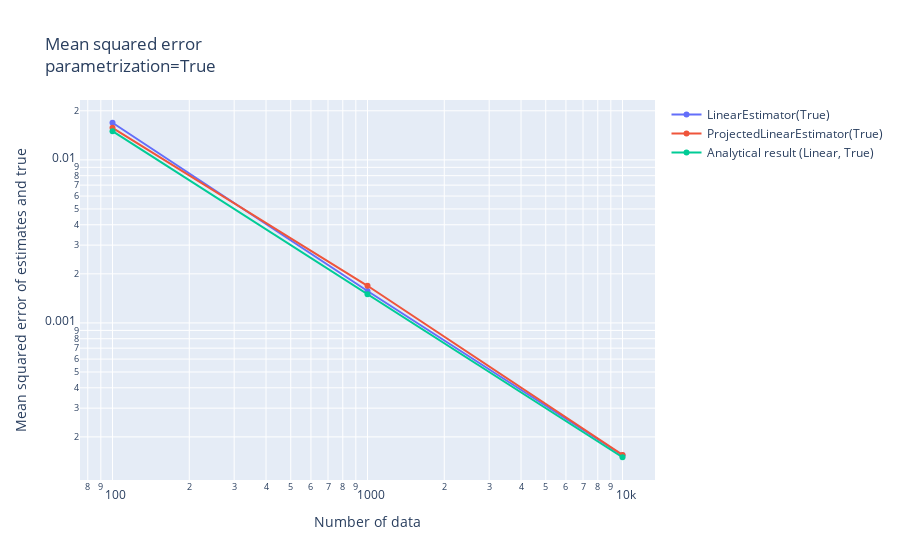

Notebook source saved alongside this figure:
### Code cell
figs = make_mses_graphs_para(estimation_results_list[0], case_names)
figs[0].show()

### Figure 1 — Plotly figure (JSON) as saved in the notebook; plotly's stock layout.template omitted (floating-point values rounded to 4 significant figures)
{"data": [{"mode": "lines+markers", "name": "LinearEstimator(True)", "type": "scatter", "x": [100, 1000, 10000], "y": [0.01689, 0.00157, 0.0001544]}, {"mode": "lines+markers", "name": "ProjectedLinearEstimator(True)", "type": "scatter", "x": [100, 1000, 10000], "y": [0.01573, 0.001689, 0.0001551]}, {"mode": "lines+markers", "name": "Analytical result (Linear, True)", "type": "scatter", "x": [100, 1000, 10000], "y": [0.015, 0.0015, 0.00015]}], "layout": {"title": {"text": "Mean squared error<br>parametrization=True"}, "xaxis": {"title": {"text": "Number of data"}, "type": "log"}, "yaxis": {"title": {"text": "Mean squared error of estimates and true"}, "type": "log"}}}
